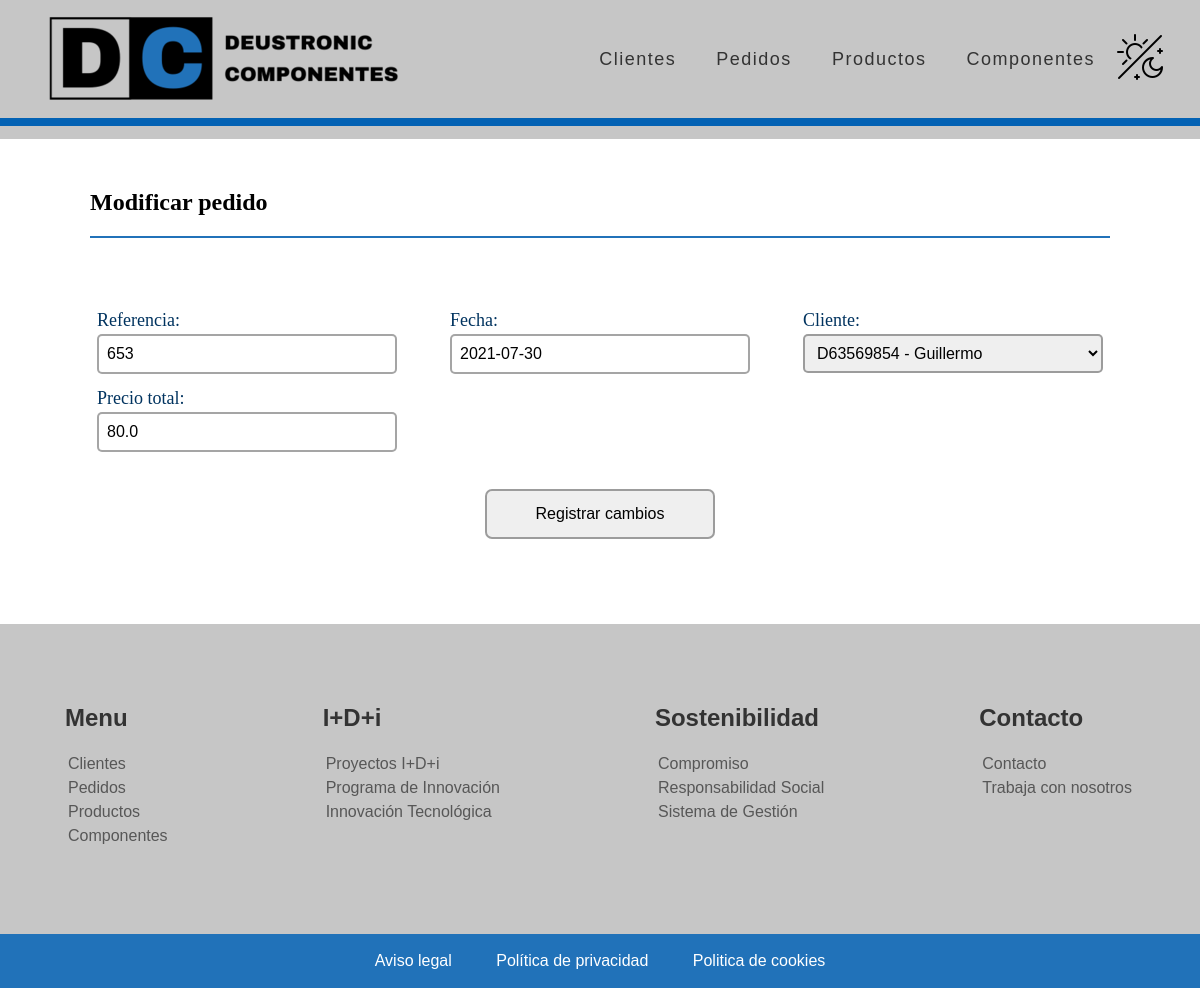
Page /appGestionPedidos/modificar-pedido/10/ on the committed database.
### appGestionPedidos/models.py (models this page shows, shortened)
class Pedido(models.Model):
    referencia = models.IntegerField(unique=True)
    producto = models.ManyToManyField(Producto, through="ProductoPedido")
    fecha = models.DateField()
    cliente = models.ForeignKey(Cliente, on_delete=models.CASCADE)
    precioTotal = models.FloatField(blank=True, null=True, validators=[MinValueValidator(0.01)])

### appGestionPedidos/views.py (the view)
# urls.py: path('modificar-pedido/<id>/', pedido_modify, name='pedido_modify'),
def pedido_modify(request, id):
    pedido = get_object_or_404(Pedido, id=id)
    data = {
            'formulario': PedidoForm(instance=pedido)
        }
    if request.method == 'POST':
        formulario = PedidoForm(data=request.POST, instance=pedido, files=request.FILES)
        if formulario.is_valid():
            formulario.save()
            return redirect("pedido")
        data["formulario"] = formulario
    return render(request, 'appGestionPedidos/pedido_modify.html', data)

### appGestionPedidos/forms.py (shortened to what this page needs)
class PedidoForm(forms.ModelForm):
    class Meta:
        model = Pedido
        exclude= ['producto']
        widgets = {
            'referencia': forms.TextInput(attrs={'placeholder': 'Ej.: 471342'}),
            'fecha': forms.DateInput(attrs={'placeholder': 'Ej.: 2023-01-25'}),
            'precioTotal': forms.NumberInput(attrs={'placeholder': 'Ej.: 549.99'}),
        }

### appGestionPedidos/models.py (called while the page is built)
    def __str__(self):
       return f"{self.CIF} - {self.nombreEmpresa}"

### appGestionPedidos/templates/appGestionPedidos/pedido_modify.html (shortened to what this page needs)
{% extends "base.html" %}
{% load static %}
{% block contenido %}
<div class="main_container">
    <div class="main_c_m_title">
        <h2>Modificar pedido</h2>
        <div class="main_line_blue"></div>
    </div>
    <form class="main_form" action="" method="post">
        <div class="main_form_container">
            <div class="main_form_field">
                <label for="{{ formulario.referencia.id_for_label }}">Referencia: </label>
                {{ formulario.referencia }}
            </div>
            <div class="main_form_field">
                <label for="{{ formulario.fecha.id_for_label }}">Fecha: </label>
                {{ formulario.fecha }}
            </div>
            <div class="main_form_field">
                <label for="{{ formulario.cliente.id_for_label }}">Cliente: </label>
                {{ formulario.cliente }}
            </div>
            <div class="main_form_field">
                <label for="{{ formulario.precioTotal.id_for_label }}">Precio total: </label>
                {{ formulario.precioTotal }}
            </div>
        </div>
        <div class="main_form_button">
            <input type="submit" value="Registrar cambios" />
        </div>
    </form>
</div>
{% endblock %}

### appGestionPedidos/static/CSS/estilos_base.css (style rules this page uses)
body { margin: 0px 0px; }

### appGestionPedidos/static/CSS/estilos_main.css (style rules this page uses)
.main_container { width: 85%; max-width: 1300px; margin: 50px auto; text-align: justify; justify-content: center; }
.main_line_blue { background-color: #2172b9; height: 2.5px; }
.main_form { padding: 35px 0px; }
.main_form_container { display: flex; flex-wrap: wrap; justify-content: space-between; width: 100%; max-width: 1100px; padding: 30px 0px; margin-left: auto; margin-right: auto; }
.main_form_field { display: flex; flex-direction: column; width: 300px; margin: 7px 7px; }
.main_form_field label { font-size: 18px; margin-bottom: 3px; color: #00335f; }
.main_form_field input { font-size: 16px; height: 34px; padding-left: 8px; border: 2px solid #33333370; border-radius: 5px; }
.main_form_field select { font-size: 16px; height: 39px; padding-left: 8px; border: 2px solid #33333370; border-radius: 5px; }
.main_form_button { display: flex; justify-content: center; width: auto; margin-left: auto; margin-right: auto; }
.main_form_button input { border: 2px solid #33333370; border-radius: 7px; font-size: medium; height: 50px; width: 230px; }

### rows in the picture
Pedido: referencia "653", fecha "2021-07-30", cliente "D63569854 - Guillermo", precioTotal "80.0"
